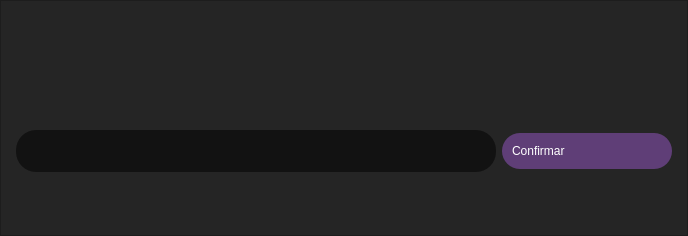
<?xml version="1.0" encoding="UTF-8"?>
<ui version="4.0">
 <class>MainWindow</class>
 <widget class="QMainWindow" name="MainWindow">
  <property name="geometry">
   <rect>
    <x>0</x>
    <y>0</y>
    <width>688</width>
    <height>236</height>
   </rect>
  </property>
  <property name="windowTitle">
   <string>MainWindow</string>
  </property>
  <widget class="QWidget" name="centralwidget">
   <layout class="QGridLayout" name="gridLayout">
    <property name="leftMargin">
     <number>0</number>
    </property>
    <property name="topMargin">
     <number>0</number>
    </property>
    <property name="rightMargin">
     <number>0</number>
    </property>
    <property name="bottomMargin">
     <number>0</number>
    </property>
    <property name="spacing">
     <number>0</number>
    </property>
    <item row="0" column="0">
     <widget class="QFrame" name="frameContainer">
      <property name="styleSheet">
       <string notr="true">QFrame {

	background-color : #252525;
}</string>
      </property>
      <property name="frameShape">
       <enum>QFrame::NoFrame</enum>
      </property>
      <property name="frameShadow">
       <enum>QFrame::Plain</enum>
      </property>
      <property name="lineWidth">
       <number>0</number>
      </property>
      <layout class="QGridLayout" name="gridLayout_2">
       <property name="leftMargin">
        <number>0</number>
       </property>
       <property name="topMargin">
        <number>0</number>
       </property>
       <property name="rightMargin">
        <number>0</number>
       </property>
       <property name="bottomMargin">
        <number>0</number>
       </property>
       <property name="spacing">
        <number>0</number>
       </property>
       <item row="0" column="0">
        <widget class="QFrame" name="frameDataReceiver">
         <property name="frameShape">
          <enum>QFrame::StyledPanel</enum>
         </property>
         <property name="frameShadow">
          <enum>QFrame::Raised</enum>
         </property>
         <layout class="QGridLayout" name="gridLayout_3">
          <item row="0" column="0" rowspan="4">
           <spacer name="horizontalSpacer">
            <property name="orientation">
             <enum>Qt::Horizontal</enum>
            </property>
            <property name="sizeHint" stdset="0">
             <size>
              <width>40</width>
              <height>20</height>
             </size>
            </property>
           </spacer>
          </item>
          <item row="2" column="1" alignment="Qt::AlignLeft">
           <widget class="QLineEdit" name="lineEditData">
            <property name="minimumSize">
             <size>
              <width>480</width>
              <height>42</height>
             </size>
            </property>
            <property name="maximumSize">
             <size>
              <width>480</width>
              <height>42</height>
             </size>
            </property>
            <property name="styleSheet">
             <string notr="true">QLineEdit{
	background-color: #121212;

	border-radius : 20px;
	font : 75 12pt &quot;Microsoft JhengHei UI&quot; bold;
	color: #FFFFFF;
	padding : 10px;
	text-align : left;
}

QLineEdit:hover{
	background-color: #303030;
}</string>
            </property>
           </widget>
          </item>
          <item row="1" column="1" colspan="2">
           <widget class="QLabel" name="labelTitle">
            <property name="styleSheet">
             <string notr="true">QLabel {

	font : 25 15pt &quot;Microsoft YaHei UI Light&quot;;
	color : #FFFFFF;
	
	text-align: left;

}</string>
            </property>
            <property name="text">
             <string/>
            </property>
           </widget>
          </item>
          <item row="2" column="2" alignment="Qt::AlignRight">
           <widget class="QPushButton" name="pushButtonConfirm">
            <property name="minimumSize">
             <size>
              <width>170</width>
              <height>36</height>
             </size>
            </property>
            <property name="maximumSize">
             <size>
              <width>170</width>
              <height>36</height>
             </size>
            </property>
            <property name="styleSheet">
             <string notr="true">QPushButton{
	background-color: #5F3E77;

	border-radius : 18px;

	font : 75 12pt &quot;Microsoft JhengHei UI&quot; bold;
	color: #FFFFFF;
	padding : 10px;
	text-align : left;
}

QPushButton:hover{
	background-color: #46355e;
	color: #FFFFFF;

}</string>
            </property>
            <property name="text">
             <string>Confirmar</string>
            </property>
            <property name="icon">
             <iconset>
              <normaloff>../img/icons/24x24/cil-arrow-circle-right.png</normaloff>../img/icons/24x24/cil-arrow-circle-right.png</iconset>
            </property>
            <property name="iconSize">
             <size>
              <width>24</width>
              <height>24</height>
             </size>
            </property>
           </widget>
          </item>
          <item row="0" column="1" colspan="2">
           <spacer name="verticalSpacer">
            <property name="orientation">
             <enum>Qt::Vertical</enum>
            </property>
            <property name="sizeType">
             <enum>QSizePolicy::Fixed</enum>
            </property>
            <property name="sizeHint" stdset="0">
             <size>
              <width>20</width>
              <height>40</height>
             </size>
            </property>
           </spacer>
          </item>
          <item row="3" column="1" colspan="2">
           <spacer name="verticalSpacer_2">
            <property name="orientation">
             <enum>Qt::Vertical</enum>
            </property>
            <property name="sizeType">
             <enum>QSizePolicy::Fixed</enum>
            </property>
            <property name="sizeHint" stdset="0">
             <size>
              <width>20</width>
              <height>40</height>
             </size>
            </property>
           </spacer>
          </item>
          <item row="0" column="3" rowspan="4">
           <spacer name="horizontalSpacer_2">
            <property name="orientation">
             <enum>Qt::Horizontal</enum>
            </property>
            <property name="sizeHint" stdset="0">
             <size>
              <width>40</width>
              <height>20</height>
             </size>
            </property>
           </spacer>
          </item>
         </layout>
        </widget>
       </item>
      </layout>
     </widget>
    </item>
   </layout>
  </widget>
 </widget>
 <resources/>
 <connections/>
</ui>
